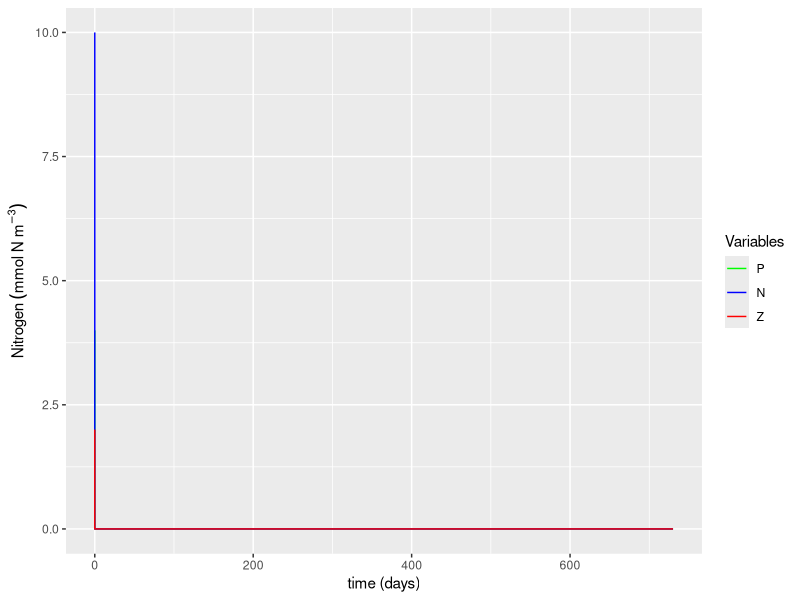

Write R code to recreate this figure.
library(ggplot2)

# Framework
days <- 365 * 2 # number of days of experiment run (units: days)
dt   <- 0.01    # time-step  (units: days)

# Initial conditions
Pinitial <- 4  # initial phytoplankton concentration (units: mmolN m^-3)
Ninitial <- 10 # initial nutrients concentration (units: mmolN m^-3)
Zinitial <- 2  # initial zooplankton concentration (units: mmolN m^-3)

# Chores (calculate number of steps, create time vector, create zero vectors, ...)
NoSTEPS <- as.integer(days / dt) # Calculates the number of steps by dividing days by dt and rounding down
time <- seq(from = 0, to = days, length = NoSTEPS) # Create time vector of equally spaced numbers from zero to "days"
P <- numeric(NoSTEPS)      # Make Phytoplankton "empty" vector by making a vector array of zeros (size: NoSTEPS rows by ONE column) (units: mmolN m^-3) 
N <- numeric(NoSTEPS)      # Make Nutrients "empty" vector (same process as above) (units: mmolN m^-3)
Z <- numeric(NoSTEPS)      # Make Zooplankton "empty" vector (same process as above) (units: mmolN m^-3)
L_N <- numeric(NoSTEPS)    # Make "Limitation of N on Phytoplankton" empty vector (same process as above) (units: dimensionless)
L_P <- numeric(NoSTEPS)    # Make "Limitation of P on Zooplankton" empty vector (same process as above) (units: dimensionless)

# Initializing with initial conditions -----------------------------------------
P[1] <- Pinitial # Initializing phytoplankton vector
N[1] <- Ninitial # Initializing nutrients vector
Z[1] <- Zinitial # Initializing zooplankton vector

# For cleanliness, let's pack everything into a data frame
output <- data.frame(t=time,
                     N=N,
                     P=P,
                     Z=Z)

# Plotting ---------------------------------------------------------------------
# Plot 1: Main variables
ggplot(data = output, aes(x=time)) +
  geom_line(aes(y = P, color="P")) +
  geom_line(aes(y = N, color="N")) +
  geom_line(aes(y = Z, color="Z")) +
  labs(x = "time (days)",
       y = expression(Nitrogen~(mmol~N~m^-3))) +
  scale_color_manual("Variables",
                     breaks = c("P", "N", "Z"),
                     labels = c("P", "N", "Z"),
                     values = c("green", "blue", "red"))
